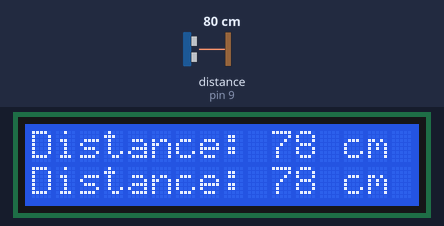
This sketch was run on a simulated Arduino Uno, built with avr-gcc and run on an emulated ATmega328P. On the bench: 16×2 character LCD. Wiring (inferred from the names in the program): ultrasonic range finder: trigger pin 8; echo pin 9. The inputs (shaded band) are chosen by the test bench; at power-on: distance to the obstacle (sensor on pin 9) 80 cm. The echo pulse lasts 58.3 µs per cm.

Above: at 0.7 s.
1.3 s: distance to the obstacle (sensor on pin 9) set to 2 cm
At 1.8 s:
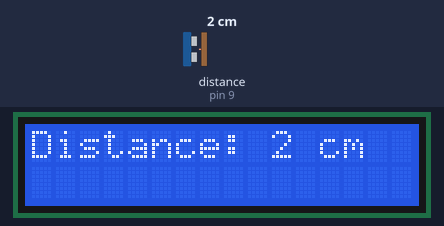
3.4 s: distance to the obstacle (sensor on pin 9) set to 299 cm
At 4.5 s:
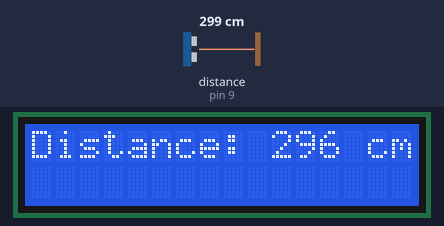
6.8 s: distance to the obstacle (sensor on pin 9) set to 4 cm
At 7.2 s:
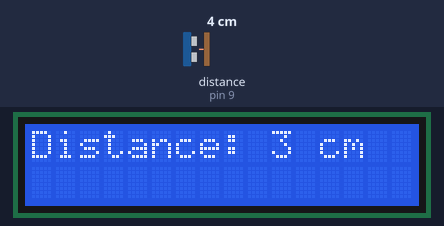
8.8 s: distance to the obstacle (sensor on pin 9) set to 299 cm
At 10.4 s:
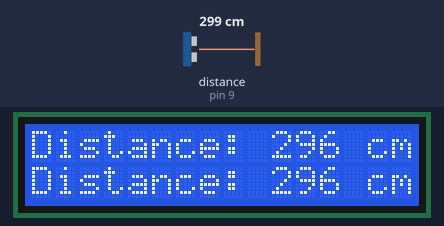
Timing chart, 0 to 11.9 s (numbered marks = the images above; inputs shaded):
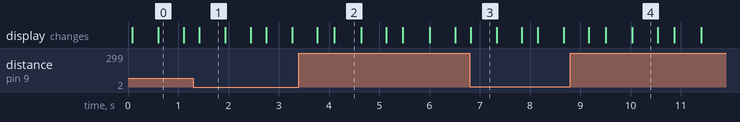

The sketch:

sketch_mar20a.ino
```cpp
#include <LiquidCrystal_I2C.h>
#include <Wire.h>

#define endereco  0x27
#define colunas   16
#define linhas    2

#define echoPin 9
#define trigPin 8
long duration;
int distance;

LiquidCrystal_I2C lcd(endereco, colunas, linhas);

void setup() {
  lcd.init();
  lcd.backlight();
  lcd.clear();
  pinMode(trigPin, OUTPUT);
  pinMode(echoPin, INPUT);
}

void loop() {
  CalcDistance();
  PrintDistance();
  delay(500);
  lcd.setCursor(0, 1);
  CalcDistance();
  PrintDistance();
  delay(500);
  lcd.clear();
  delay(300);
}

void CalcDistance(){
  digitalWrite(trigPin, LOW);
  delayMicroseconds(2);
  digitalWrite(trigPin, HIGH);
  delayMicroseconds(10);
  digitalWrite(trigPin, LOW);

  duration = pulseIn(echoPin, HIGH);
  distance = duration * 0.034 / 2;
}

void PrintDistance(){
  lcd.print("Distance: ");
  lcd.print(distance);
  lcd.print(" cm");
}
```

Measured:
- what the display in image 0 shows lasts 0.5 s, from 0.6 s to 1.1 s
